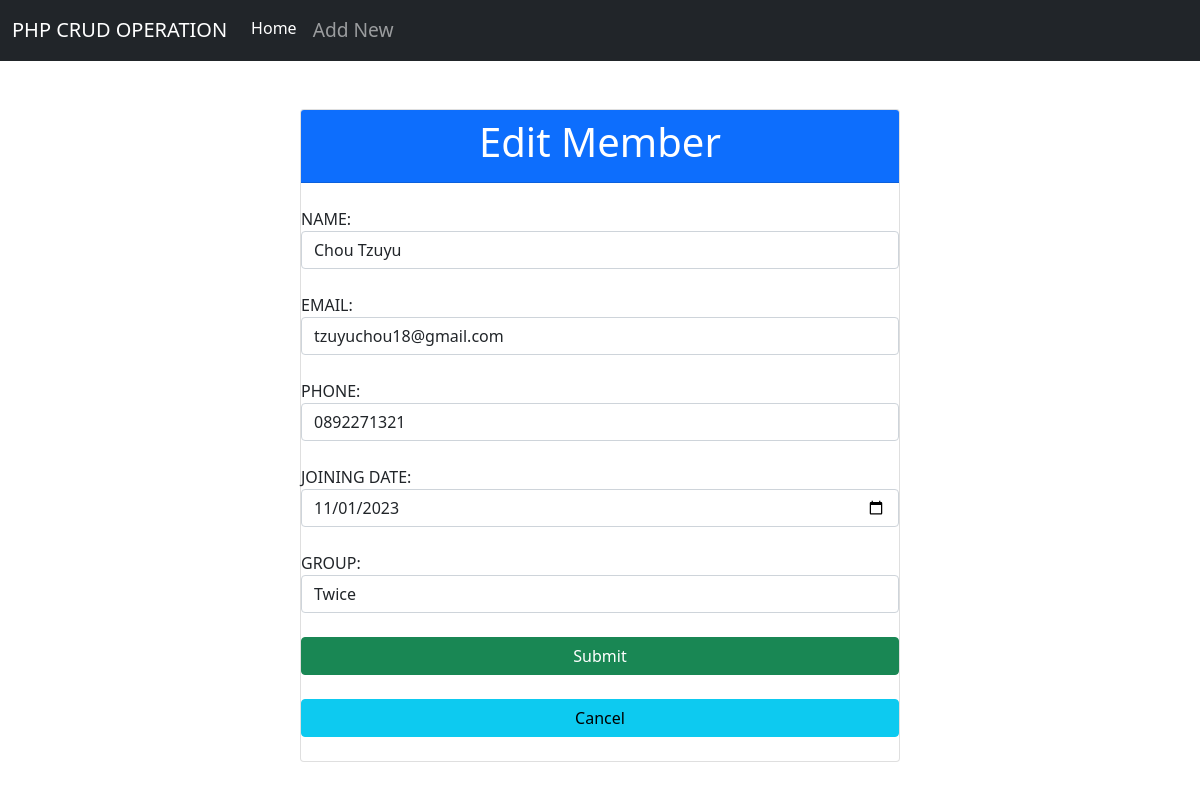
Page /SourceCode/index.php?id_edit=1 on the committed database.
### tables this page shows
CREATE TABLE `members` (
  `id` int(11) NOT NULL,
  `name` varchar(100) NOT NULL,
  `email` varchar(100) NOT NULL,
  `phone` varchar(100) NOT NULL,
  `id_group` int(11) NOT NULL,
  `join_date` date NOT NULL
);

### SourceCode/models/DB.class.php (called while the page is built, shortened)
<?php
class DB
{
    private $db_hostname;
    private $db_username;
    private $db_password;
    private $db_name;
    private $db_link;
    function __construct($db_hostname, $db_username, $db_password, $db_name)
    {
        $this->db_hostname = $db_hostname;
        $this->db_username = $db_username;
        $this->db_password = $db_password;
        $this->db_name = $db_name;
    }
    function open()
    {
        $this->db_link = mysqli_connect($this->db_hostname, $this->db_username, $this->db_password, $this->db_name);
    }
    function execute($query)
    {
        $this->result = mysqli_query($this->db_link, $query);
        return $this->result;
    }
}

### SourceCode/models/Member.class.php (called while the page is built, shortened)
<?php
class Member extends DB
{
    function getMemberById($id)
    {
        $query = "SELECT * FROM members WHERE id = '$id'";
        $this->execute($query);
        $result = $this->getResult();
        return $result;
    }
}

### SourceCode/models/Group.class.php (called while the page is built, shortened)
<?php
class Group extends DB
{
    function getGroup()
    {
        $query = "SELECT * FROM `group`;
";
        return $this->execute($query);
    }
}

### SourceCode/views/Member.view.php (the view, shortened to what this page needs)
<?php
    class MemberView{
      public function formMemberEdit($dataGroup, $member)
      {
          $dropdownOptions = '';
          $formControl = null;
          $formControl .= "
              <label> NAME: </label>
              <input type='text' name='name' class='form-control' value='" . $member['name'] . "'> <br>
              <label> EMAIL: </label>
              <input type='text' name='email' class='form-control' value='" . $member['email'] . "'> <br>
              <label> PHONE: </label>
              <input type='text' name='phone' class='form-control' value='" . $member['phone'] . "'> <br>
              <label> JOINING DATE: </label>
              <input type='date' name='join_date' class='form-control' value='" . $member['join_date'] . "'> <br>
              <label>GROUP:</label>
              <select name='id_group' class='form-control'>
                  DROPDOWN
              </select><br>";
          foreach ($dataGroup as $group) {
              $groupId = $group['group_id'];
              $groupName = $group['group_name'];
              if ($groupId == $member['id_group']) {
                  $dropdownOptions .= "<option value=\"$groupId\" selected>$groupName</option>";
              } else {
                  $dropdownOptions .= "<option value=\"$groupId\">$groupName</option>";
              }
          }
      }
    }
?>

### rows in the picture
members: name "Chou Tzuyu", email "tzuyuchou18@gmail.com", phone "0892271321", join_date "11/01/2023"

### other values in the picture
$this->content "PHP CRUD OPERATION Home Add New Edit Member Submit Cancel"
form field id_group "Twice"
